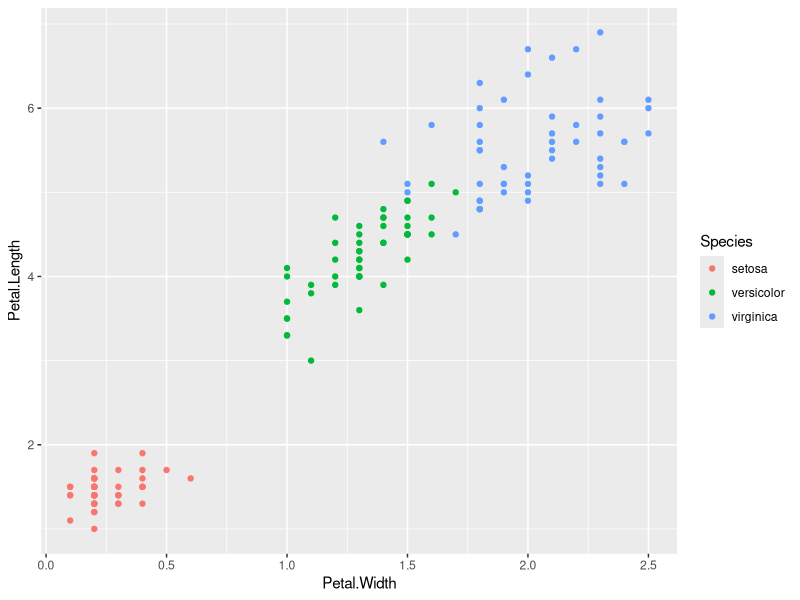
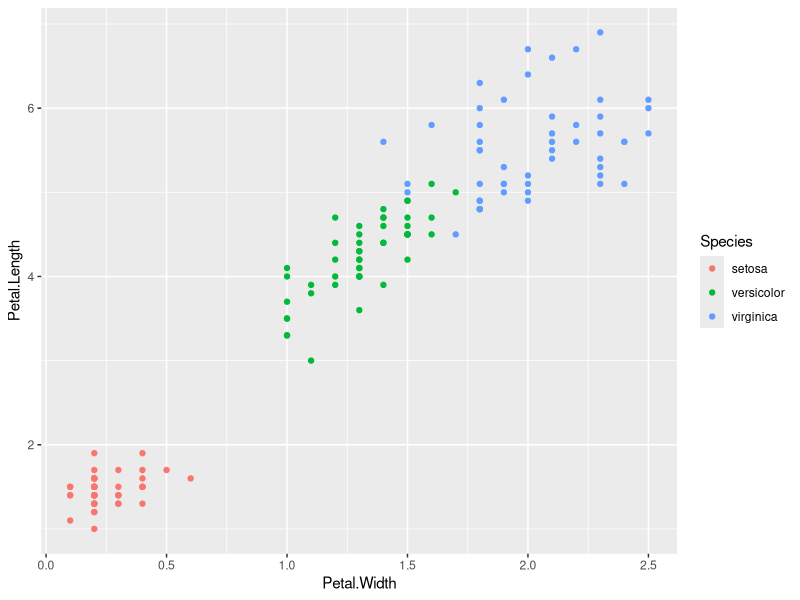
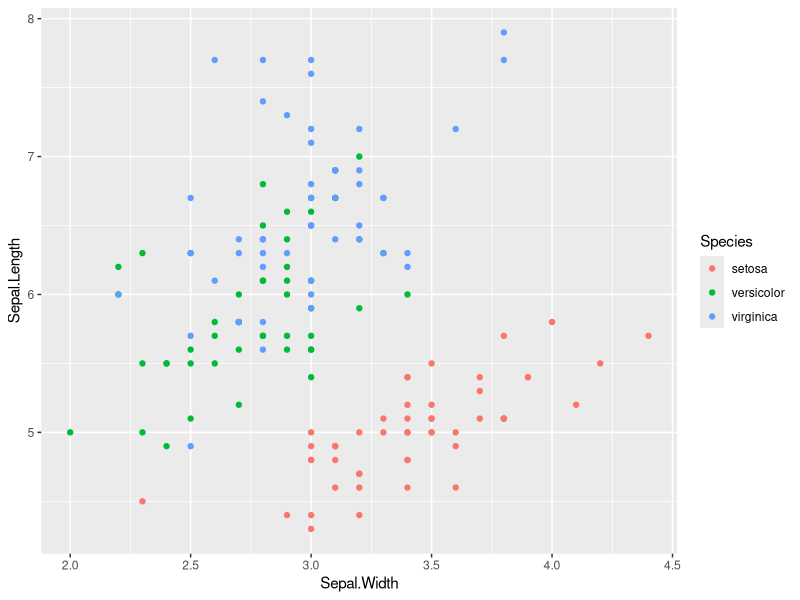
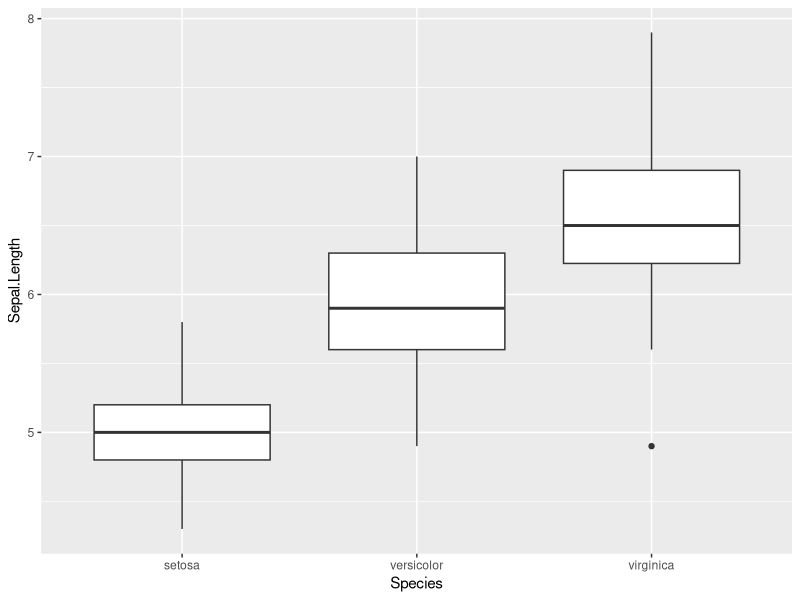
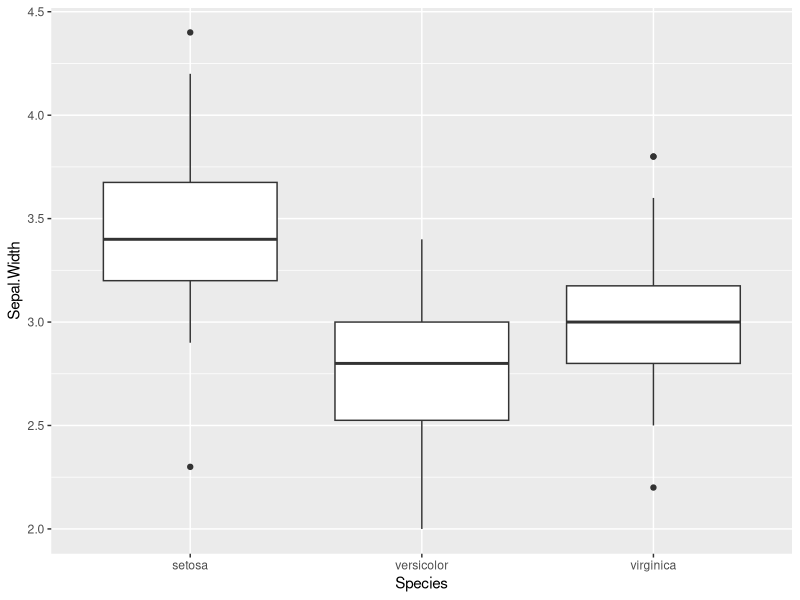
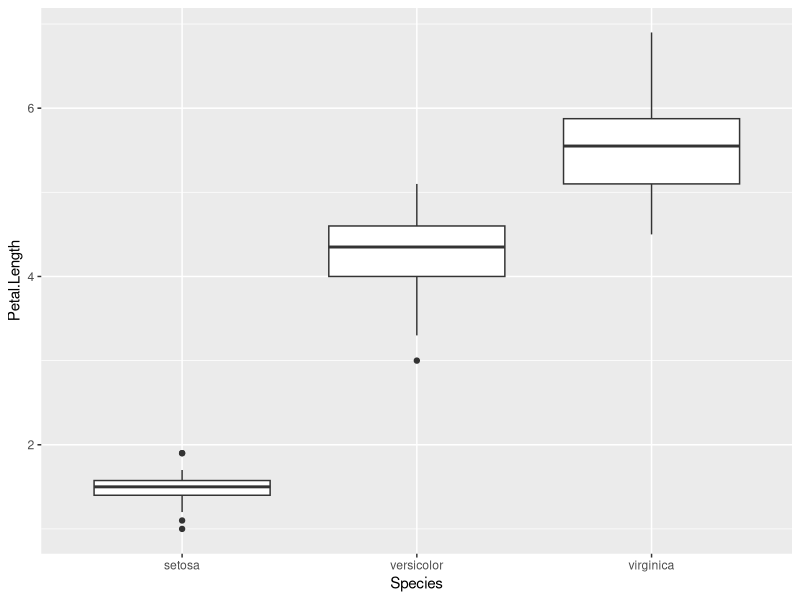
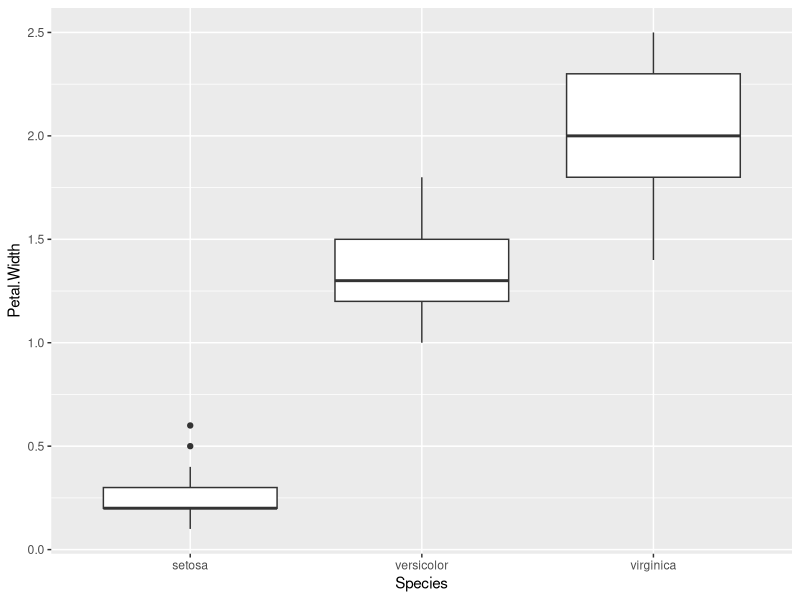
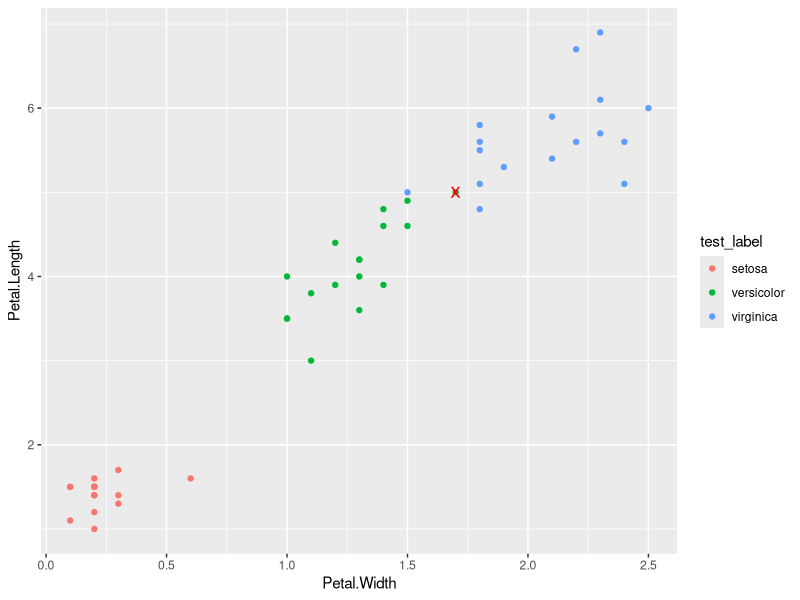

Generate these figures, in order, with R:
# -----
# kNN(k-Nearest Neighbor, k-최근접이웃) 알고리즘을 사용한 Iris(붓꽃) 품종 분류

# 필요한 라이브러리 설치 & 로딩
# install.packages('class')  # classification(분류)
# install.packages('gmodels')  # 혼동(오차) 행렬
library(tidyverse)
library(class)
library(gmodels)
search()

# 1. -----
# 데이터 셋 준비(datasets::iris 데이터 셋 복사)
?datasets::iris
iris <- as.data.frame(datasets::iris)
head(iris)
tail(iris)
str(iris)

# 2. -----
# 데이터 셋 탐색, 가공(전처리)
# iris 품종(species)의 분포
table(iris$Species)
iris %>% count(Species)

# 데이터 프레임에서 인덱스(row와 column의 위치)로 원소를 선택
iris[1, 1]
iris[1, 2]
iris[1, 3]
iris[1, 4]
iris[1, 5]
iris[1,]  # iris 데이터 프레임의 첫번째 row의 모든 column 데이터
iris[1:5,]  # iris 데이터 프레임의 1 ~ 5 row의 모든 column 데이터
iris[, 1:2]  # iris 데이터 프레임의 1 ~ 2 column의 모든 row 데이터

# Petal.Length(꽃잎 길이) ~ Petal.Width(꽃잎 너비) 산점도 그래프.
# 점의 색깔은 Species에 따라서 다르게 시각화.
ggplot(data = iris) +
  geom_point(mapping = aes(x = Petal.Width, y = Petal.Length, color = Species))

qplot(data = iris, x = Petal.Width, y = Petal.Length, color = Species)

# Sepal.Length(꽃받침 길이) ~ Sepal.Width(꽃받침 너비) 산점도 그래프.
# Species(품종)에 따라서 점의 색깔을 다르게 시각화.
qplot(data = iris, x = Sepal.Width, y = Sepal.Length, color = Species)

# Species(품종)별 4개 특성(S.L, S.W., P.L., P.W.)의 분포를 시각화.
ggplot(data = iris) +
  geom_boxplot(mapping = aes(x = Species, y = Sepal.Length))

ggplot(data = iris) +
  geom_boxplot(mapping = aes(x = Species, y = Sepal.Width))

ggplot(data = iris) +
  geom_boxplot(mapping = aes(x = Species, y = Petal.Length))

ggplot(data = iris) +
  geom_boxplot(mapping = aes(x = Species, y = Petal.Width))

# 3. -----
# 데이터 셋(150개 관찰값)을 훈련 셋(training set)과 테스트 셋(test set)으로 분리.
# 훈련 셋 : 테스트 셋 = 100 : 50
# 데이터 프레임을 단순히 순서대로 100개, 50개 분리 -> 문제가 생김.
# 데이터들이 섞여 있지 않기 때문에 virginica 품종은 훈련이 되지 않는 문제가 생김.
# 데이터 셋을 분리하기 전에 무작위 섞어줘야 함.

sample(10)
# sample(n): 1 ~ n까지 정수를 무작위 순서 섞인 벡터를 반환.
idx <- sample(10)
idx
idx[1:7]   # random하게 섞인 10개의 숫자들 중에서 앞에서 7개 선택
idx[8:10]  # random하게 섞인 10개의 숫자들 중에서 뒤에서 3개 선택

idx <- sample(150)
idx

train_set <- iris[idx[1:100], 1:4]
head(train_set)

train_label <- iris[idx[1:100], 5]
head(train_label)

test_set <- iris[idx[101:150], 1:4]
head(test_set)

test_label <- iris[idx[101:150], 5]
head(test_label)

# train_label의 품종별 빈도수
table(train_label)

# test_label의 품종별 빈도수
table(test_label)

# 4. -----
# kNN 모델에 훈련 셋/레이블, 테스트 셋을 적용해서 테스트 셋의 예측값을 찾음.
test_predicts <- knn(train = train_set,  # 훈련 셋
                     test = test_set,    # 테스트 셋
                     cl = train_label,   # 훈련 셋의 레이블
                     k = 11)  # 가장 가까운 이웃을 몇개 사용
#> 테스트 셋의 예측값을 반환.
test_predicts

# 테스트 셋의 실제값
test_label

# 예측값과 실제값을 비교 -> 평가(정확도 계산)
test_predicts == test_label
sum(test_predicts == test_label)  #> 예측이 맞은 개수
# logical 값들 합: TRUE는 1, FALSE는 0으로 계산됨.
mean(test_predicts == test_label)  #> mean = sum / 전체개수: 정확도(accuracy)

# 예측값과 실젝값이 다른 인덱스(위치)
wrong_idx <- which(test_predicts != test_label)
wrong_idx
test_label[wrong_idx]  # 실제값: virginica
test_predicts[wrong_idx]  # 예측값: versicolor

# Confusion Matrix(혼동/오차 행렬)
CrossTable(x = test_label,     # x = 실제값
           y = test_predicts)  # y = 예측값

# 예측 결과 시각화
ggplot(data = test_set) +
  geom_point(mapping = aes(x = Petal.Width, y = Petal.Length, color = test_label)) +
  geom_point(data = test_set[wrong_idx, ],
             mapping = aes(x = Petal.Width, y = Petal.Length),
             shape = 'x', size = 5, color = 'red')

ggplot(data = train_set) +
  geom_point(mapping = aes(x = Petal.Width, y = Petal.Length, color = train_label)) +
  geom_point(data = test_set[wrong_idx, ],
             mapping = aes(x = Petal.Width, y = Petal.Length),
             shape = 'x', size = 5, color = 'red')

# 5. -----
# 특성 스케일링(feature scaling): 정규화(normalization), 표준화(standardization)
# 변수(특성)들마다 단위, 크기가 달라서, 거리를 계산할 때 미치는 영향이 다를 수 있음.
# 모든 변수(특성)들이 거리 계산을 할 때 비슷한 영향을 미칠 수 있도록 스케일을 변환.
# 정규화: 
#   변수의 최솟값을 0, 최댓값을 1로 변환. 모든 값들이 0 ~ 1 범위가 되도록 스케일링.
# 표준화:
#   변수의 평균이 0, 표준편차가 1이 되도록 스케일링.
summary(iris)
